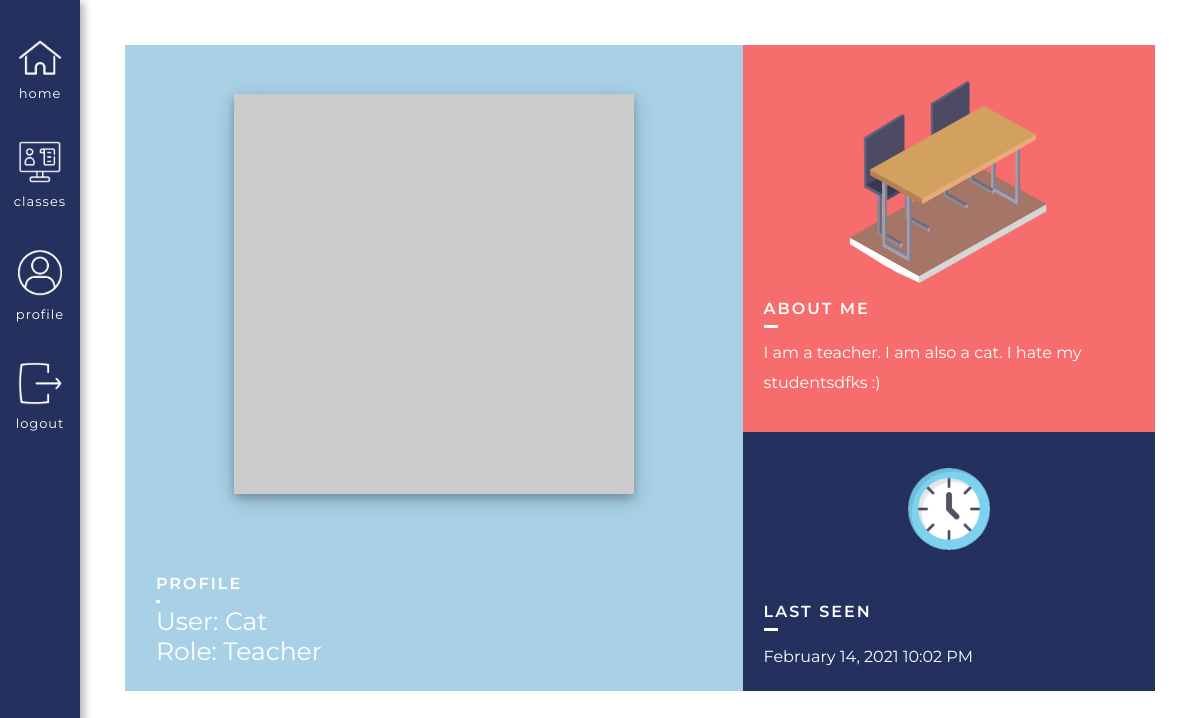
The app's page /user/Cat (signed in) with its own data.
### app/models.py (models this page shows, shortened)
class User(UserMixin, db.Model):
    id = db.Column(db.Integer, primary_key=True)
    username = db.Column(db.String(64), index=True, unique=True) # adding columns to the database
    email = db.Column(db.String(120), index=True, unique=True)
    password_hash = db.Column(db.String(128))
    role = db.Column(db.Integer, index=False, unique=False) # 0 is Teacher, 1 is Student
    about_me = db.Column(db.String(140))
    last_seen = db.Column(db.DateTime, default=datetime.utcnow)
    posts = db.relationship('Post', backref='author', lazy='dynamic') # First part is calling it from the Post model, secret field is the backref (author)
    reactions = db.relationship('Reactions', backref='reactor', lazy='dynamic') # This will show all the reactions that this user has made
    teaches = db.relationship('Courses', backref='teacher', lazy='dynamic') # This will show all the courses that the user teaches
    signups = db.relationship('Signups', backref='student', lazy='dynamic') # This will show all of the signups of that user
    responses = db.relationship('Responses', backref='student_responder', lazy='dynamic') # This will show all the responses of that user
    prompts = db.relationship('Prompts', backref='teacher_prompter', lazy='dynamic') # This will show all forms of that teacher
    def avatar(self, size):
        digest = md5(self.email.lower().encode('utf-8')).hexdigest()
        return 'https://www.gravatar.com/avatar/{}?d=identicon&s={}'.format(digest, size)

### app/routes.py (the view)
@app.route('/user/<username>') # User profile page
@login_required
def user(username):
    if current_user.id == User.query.filter_by(username=username).first():
        return unauthorized_access()
    user = User.query.filter_by(username=username).first_or_404()
    posts = [
        {'author': user, 'body': 'Test post #1'},
        {'author': user, 'body': 'Test post #2'}
    ]
    return render_template('user.html', user=user, posts=posts, title=username)

### app/models.py (called while the page is built)
@login.user_loader
def load_user(id):
        return User.query.get(int(id))

### app/routes.py (called while the page is built)
@app.before_request # This function will be executed right before the view function
def before_request():
    if current_user.is_authenticated: # Checks whether the current user is logged in
        current_user.last_seen = datetime.utcnow() # Sets the last seen to the date using the UTC time zone
        db.session.commit() # Don't need to do db.session.add() because the user is already in the database (using a current_user)

### app/templates/user.html (shortened to what this page needs)
{% extends "base.html" %}
{% block head %}
    <link rel="stylesheet" href="{{ url_for('static', filename='css/user.css') }}">
{% endblock %}
{% block content %}
<div class = "userBox">
    <div class = "userImage">
        <img src="{{ user.avatar(380) }}">
        <div class = "usernameBox">
            <div class = "usernameInside">
                <div class = "titleHolder">
                    <h2>Profile</h2>
                </div>
                <div class = "userInsideAgain">
                    <h1>User: {{ user.username }}</h1>
                    {% if user.role == 0 %}
                        <h1>Role: Teacher</h1>
                    {% else %}
                        <h1>Role: Student</h1>
                    {% endif %}
                </div>
            </div>
        </div>
    </div>
    <div class = "userInfo">
        <div class = "about">
            <div class = "aboutImage">
                <img src="{{ url_for('static', filename='images/Table.png' )}}">
            </div>
            <div class = "aboutMeText">
                <div class = "titleHolder aboutTitle">
                    <h2>About Me</h2>
                </div>
                <div class = "aboutActual">
                    {% if user.about_me %}
                        <p> {{ user.about_me }}</p>
                    {% endif %}
                </div>
            </div>
        </div>
        <div class = "lastSeenHolder">
            <div class = "aboutImage timeImage">
                <img src="{{ url_for('static', filename='images/Time.png' )}}">
            </div>
            <div class = "lastSeen">
                {% if user.last_seen %}
                    <div class = "titleHolder aboutTitle">
                        <h2>Last seen</h2>
                    </div>
                    <div class = "aboutActual">
                        <p>{{ moment(user.last_seen).format('LLL') }}</p>
                    </div>
                {% endif %}
            </div>
        </div>
    </div>
</div>
{% endblock %}

### app/static/css/base.css (style rules this page uses)
body { margin: 0 !important; font-family: "Montserrat", sans-serif; }
h1, p { margin: 0; }
h2, h3 { font-weight: 400; }

### app/static/css/user.css (style rules this page uses)
.about { background-color: #F76C6C; display: flex; flex-direction: column; justify-content: center; align-items: center; height: 60%; }
.lastSeenHolder { display: flex; flex-direction: column; align-items: center; justify-content: space-around; height: 40%; background-color: #24305E; }
.lastSeen { width: 90%; }
.usernameInside h1 { font-weight: 400; font-size: 25px; line-height: 30px; }
.titleHolder h2 { position: relative; font-size: 16px; font-weight: 600; text-transform: uppercase; letter-spacing: 2px; color: white; }
.titleHolder h2:after { position: absolute; content: ''; height: 3px; bottom: -10px; left: 0; right: 0; width: 2.5%; background: white; }
.aboutTitle h2:after { width: 4%; }
.aboutImage { width: 100%; display: flex; justify-content: center; align-items: center; }
.aboutImage img { width: 50%; }
.aboutMeText { width: 90%; color: white; }
.aboutActual { padding-top: 2%; line-height: 30px; color: white; }
.timeImage img { width: 20%; margin-top: 4%; }
@media screen and (min-width: 750px) { .userBox { display: flex; justify-content: space-between; width: 100%; } }
@media screen and (min-width: 750px) { .userImage { background-color: #A8D0E6; width: 60%; display: flex; justify-content: center; align-items: center; flex-direction: column; } }
@media screen and (min-width: 750px) { .userImage img { width: 80%; max-width: 400px; margin: 8%; box-shadow: 0 4px 8px 0 rgba(0, 0, 0, 0.2), 0 6px 20px 0 rgba(0, 0, 0, 0.19); } }
@media screen and (min-width: 750px) { .userInfo { width: 40%; } }
@media screen and (min-width: 750px) { .usernameBox { display: flex; flex-direction: row; justify-content: space-between; width: 90%; margin-bottom: 4%; color: white; } }
@media screen and (min-width: 750px) { .usernameInside { margin-top: 3%; display: flex; flex-direction: column; justify-content: left; align-items: left; } }

### records on screen
User: username "Cat", about_me "I am a teacher. I am also a cat. I hate my studentsdfks :)", last_seen "February 14, 2021 10:02 PM"
